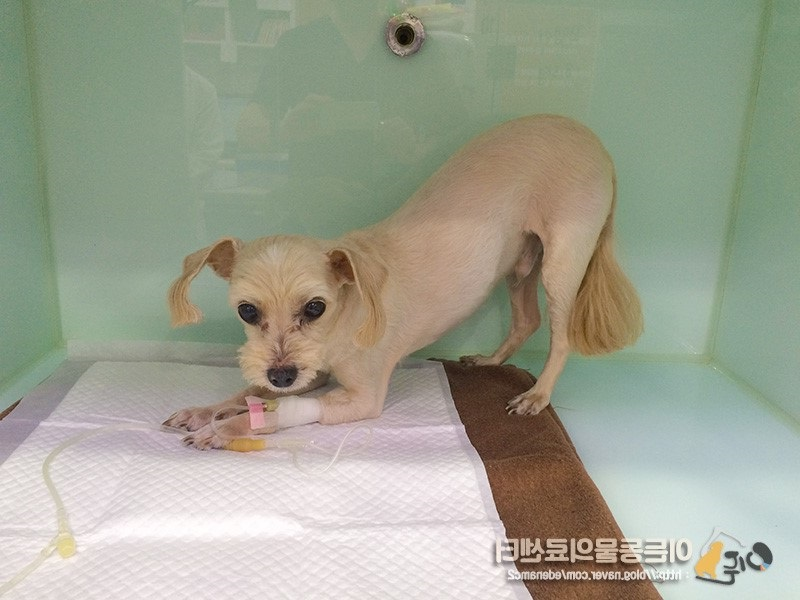
#> input picture test/image/22.jpg, 800 x 600 px; its folder holds only this picture in this run
$ python -i util.py   (imports and definitions only)
#> lines starting #> are read from the running program, lines starting #| are printed output that depends on the picture; after the words box and inside, x2 and y2 are one past the last pixel; in counts of white or black regions, pixels touching at a corner belong together
# coding: utf-8
import numpy as np
import cv2
import glob
import os

# [29 lines left out: functions smooth_curve, shuffle_dataset, not called in this run]

def conv_output_size(input_size, filter_size, stride=1, pad=0):
    return (input_size + 2*pad - filter_size) / stride + 1


# [61 lines left out: functions im2col, col2im, not called in this run]

def resizeImage(img, wanted_size, rect=None , maintain_ratio=False):
    if rect is None:
        x, y, width, height = (0, 0, img.shape[1], img.shape[0])
    else:
        x, y, width, height = rect
    data_width, data_height = wanted_size
    img = img[y:y + height, x:x + width]
    shape = list(img.shape)
    shape[0] = data_height
    shape[1] = data_width
    shape = tuple(shape)
    result = np.zeros(shape, dtype=img.dtype)

    if maintain_ratio:
        height_ratio = data_height / height
        resized_width = round(width * height_ratio)
        if resized_width < data_width:
            resized_img_size = (resized_width, data_height)
            img = cv2.resize(img, resized_img_size, 0, 0, cv2.INTER_LINEAR)
            width_space = round((data_width - resized_width) / 2)
            result[:data_height, width_space:width_space + resized_width] = img[:data_height, :resized_width]
        else:
            width_ratio = data_width / width
            resized_height = round(height * width_ratio)
            resized_img_size = (data_width, resized_height)
            img = cv2.resize(img, resized_img_size, 0, 0, cv2.INTER_LINEAR)
            height_space = round((data_height - resized_height) / 2)
            result[height_space:height_space + resized_height, :data_width] = img[:data_height, :data_width]
    else:
        result = cv2.resize(img, wanted_size, 0, 0, cv2.INTER_LINEAR)
    return result

def loadData(path):
#> called with path = '../test/image/22.jpg'
    data = cv2.imread(path, 0)
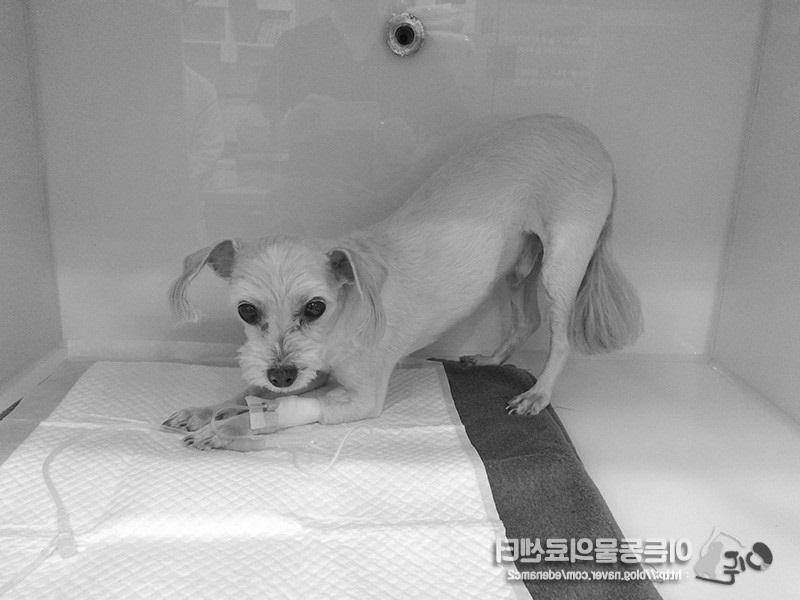
#> data: shape (600, 800); min 0, max 255, mean 158.4
    shape = data.shape
#> shape = (600, 800)
    data = resizeImage(data, (60, 60), maintain_ratio=True)
#> in resizeImage, `img = cv2.resize(img, resized_img_size, 0, 0, cv2.INTER_LINEAR)`:
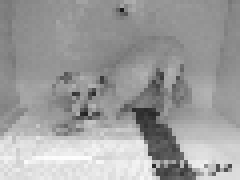
#> img: shape (45, 60) (shown 4 times larger); min 26, max 254, mean 158.1
#> in resizeImage, `result[height_space:height_space + resized_height, :data_width] = img[..`:
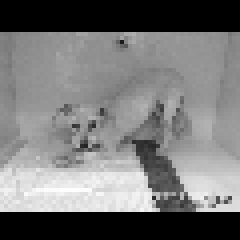
#> result: shape (60, 60) (shown 4 times larger); min 0, max 254, mean 118.6
    data = np.where(data > 0, 1, 0)
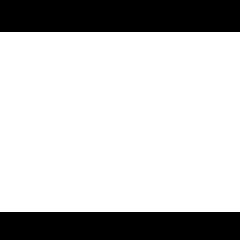
#> data: shape (60, 60) int64 (shown 4 times larger); values 0 (black) and 1 (white), 75% white; 2 black regions, box (x1, y1, x2, y2) and area: (0, 0, 60, 8) 480, (0, 53, 60, 60) 420
    #plt.imshow(data)
    #plt.show()
    data = data.flatten()
#> data = 3600 values, max 1 at index 480, min 0 at index 0, mean 0.75
    return data

# [22 lines left out: function setupData, not called in this run]

>>> result = loadData('../test/image/22.jpg')
#> result has the same summary as data in loadData

$ run again, on test/image/in_server3.jpg
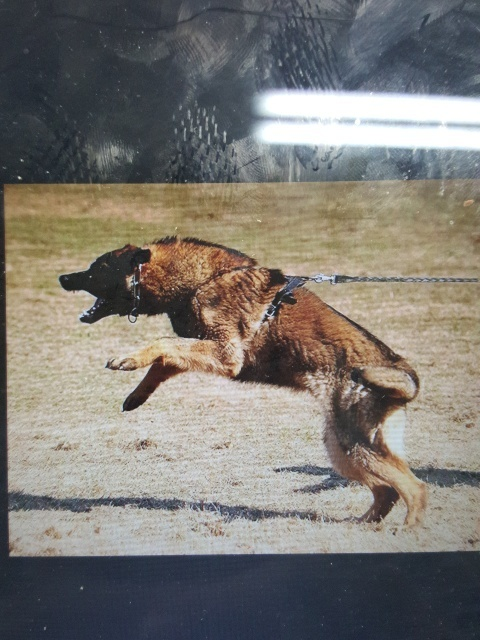
#> input picture test/image/in_server3.jpg, 480 x 640 px
#> in loadData, `data = cv2.imread(path, 0)`:
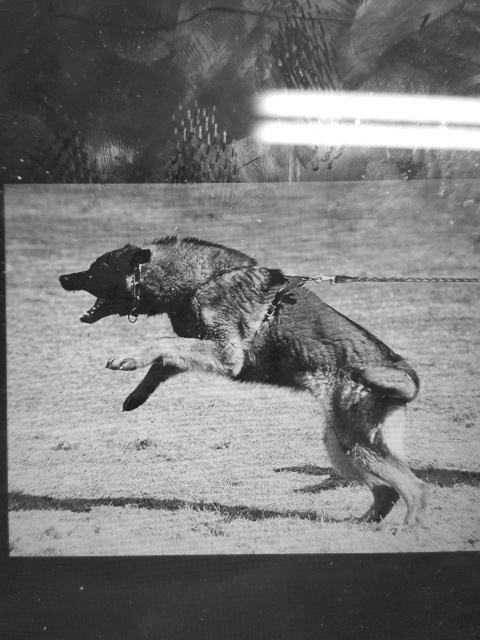
#> data: shape (640, 480); min 19, max 255, mean 121.2
#> in loadData, `data = np.where(data > 0, 1, 0)`:
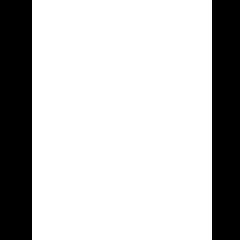
#> data: shape (60, 60) int64 (shown 4 times larger); values 0 (black) and 1 (white), 75% white; 2 black regions, box (x1, y1, x2, y2) and area: (0, 0, 8, 60) 480, (53, 0, 60, 60) 420
#> in loadData, `data = data.flatten()`: data = 3600 values, max 1 at index 8, min 0 at index 0, mean 0.75
#> `result = loadData('../test/image/22.jpg')`: result has the same summary as data in loadData
